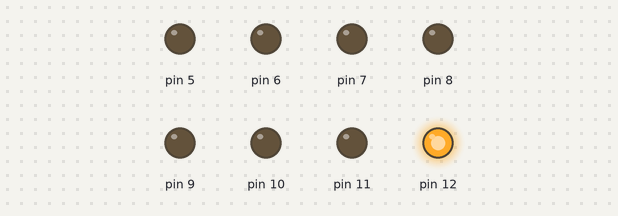
Recording of a sketch running on a simulated Arduino Uno, built with avr-gcc and run on an emulated ATmega328P. Parts: output pins drawn as LEDs (lit = HIGH).

Above: at 0.1 s.
Timing chart, 0 to 1.6 s (numbered marks = the images above):
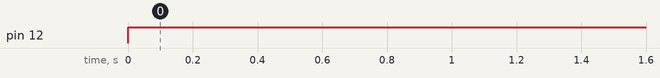

Measured:
- by itself, pin 12: LOW → HIGH at 0.00 s

The sketch:

Projeto_01.ino
```cpp
//PROJETO CIENCIAS DA COMPUTAÇÃO 1 SEMESTRE
class DCMotor{int spd = 255, pin1, pin2;
  public:
    void Pinout(int in1, int in2){
      pin1 = in1;
      pin2 = in2;
      pinMode(pin1, OUTPUT);
      pinMode(pin2, OUTPUT);
      }
    void Speed(int in1){
      spd = in1;
      }
    void Forward(){
      analogWrite(pin1, spd);
      digitalWrite(pin2, LOW);
      }
    void Backward(){
      digitalWrite(pin1, LOW);
      analogWrite(pin2, spd);
      }
    void Stop(){
      digitalWrite(pin1, LOW);
      digitalWrite(pin2, LOW);
      }
   };DCMotor Motor1, Motor2 , Motor3, Motor4;

void setup() {
  Motor1.Pinout(12,11);
  Motor2.Pinout(10,9);
  Motor3.Pinout(8,7);
  Motor4.Pinout(6,5);
}
void loop() {
  //definir a velocidade dos motores
  Motor1.Speed(200);
  //definir a direção
  Motor1.Forward();
}
```
